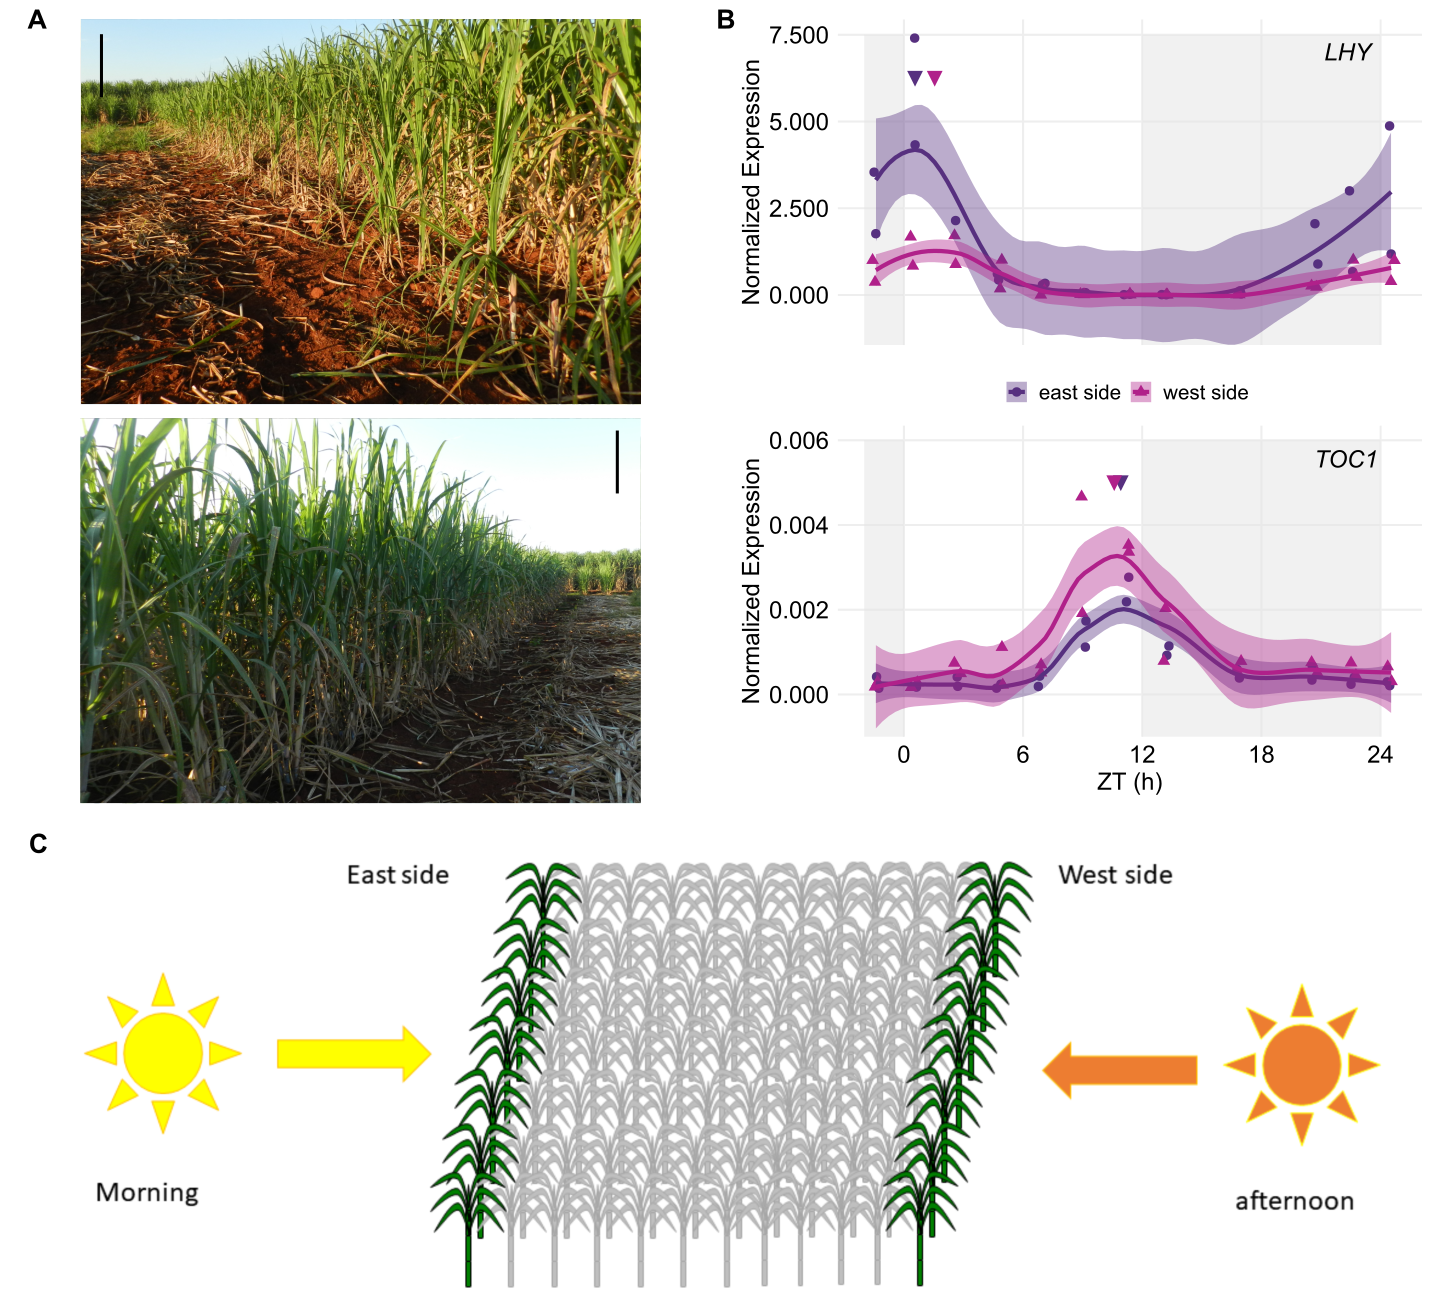

Source code (R):
library(ggplot2)
library(scales)
library(reshape2)
library(cowplot)
theme_set(theme_minimal_grid())
library(png)
library(grid)
library(RColorBrewer)
library(magick)


#export 1400 x 1400

C5_line = "solid"
C6_line = "solid"

#purple
C5 <- "#573280"
C6 <- "#b0228c"

#Figure5A
photo_east <- cowplot::ggdraw() + cowplot::draw_image("Figure5_photo_east.png", scale = 0.9)
photo_west <- cowplot::ggdraw() + cowplot::draw_image("Figure5_photo_west.png", scale = 0.9)


#Figure5B_LHY
EW_LHY_timecourses <- read.csv("Figure5_EW_LHY.txt", sep="\t")
EW_LHY <- ggplot(data=EW_LHY_timecourses, aes(x=CT, y=LHY, group=Campo, linetype=Campo)) +
  annotate("rect", xmin = -2, xmax = 0, ymin = -1.45, ymax = 7.5, alpha = .5, fill = "#e3e3e3")+
  annotate("rect", xmin = 12, xmax = 24, ymin = -1.45, ymax = 7.5, alpha = .5, fill = "#e3e3e3")+
  geom_jitter(aes(col=Campo, shape = Campo),position=position_jitter(0.2), size = 3) +
  stat_smooth(aes(group = Campo, colour = Campo, fill=Campo, outfit=fit2<<-..y..),method="loess",  span = 0.5, size = 1.5)+
  scale_colour_manual(values=c(C5, C6))+
  scale_fill_manual(values=c(C5, C6))+
  scale_linetype_manual(values=c(C5_line, C6_line)) +
  annotate("text", x = 0.56, y = 6.25, label = "\u25bc", size = 6, colour=C5)+
  annotate("text", x = 1.55, y = 6.25, label = "\u25bc", size = 6, colour=C6)+
  annotate("text", x = 21, y = 7.125, label = "italic(LHY)", size = 6, parse=TRUE)+
  scale_x_continuous(breaks=seq(0,24,6), name="ZT (h)", limits=c(-2, 24.75))+
  scale_y_continuous(breaks=seq(0,7.5,2.5), name="Normalized Expression", limits=c(-1.45,7.5), labels = scales::number_format(accuracy = 0.001), expand = expansion(mult = c(0, 0.05)))+
  theme(panel.grid.major = element_line(colour = "#efefef", size = 0.75), 
        text = element_text(size=18), 
        axis.ticks = element_blank(),
        axis.line = element_blank(),
        #axis.text.x = element_text(size=18),
        axis.text.x = element_blank(),
        axis.title.x = element_blank(),
        axis.text.y = element_text(size=18),
        #axis.text.y = element_blank(),
        #axis.title.y = element_blank(),
        legend.position = "bottom",
        legend.title = element_blank()
  )
EW_LHY

#method to identify the peak and though of the smoothed fit in C3
fit2 <- data.frame(fit2)
fit3 <- fit2[1:80, ]
fit4 <- fit2[81:160, ]
fit5 <- cbind(fit3, fit4)
fit5 <- data.frame(fit5)
maxFS0 <- data.frame(which(fit5 == max(fit5$fit3), arr.ind=TRUE))
maxFS <- ((maxFS0$row-1)*25.95/79)-1.41
maxAS0 <- data.frame(which(fit5 == max(fit5$fit4), arr.ind=TRUE))
maxAS <- ((maxAS0$row-1)*25.95/79)-1.41
minFS0 <- data.frame(which(fit5 == min(fit5$fit3), arr.ind=TRUE))
minFS <- ((minFS0$row-1)*25.95/79)-1.41
minAS0 <- data.frame(which(fit5 == min(fit5$fit4), arr.ind=TRUE))
minAS <- ((minAS0$row-1)*25.95/79)-1.41
FinalMaxMin <- cbind(maxFS, minFS, maxAS, minAS)
FinalMaxMin


#Figure5B_TOC1
EW_TOC1_timecourses <- read.csv("Figure5_EW_TOC1.txt", sep="\t")
EW_TOC1 <- ggplot(data=EW_TOC1_timecourses, aes(x=CT, y=TOC1, group=Campo, linetype=Campo)) +
  annotate("rect", xmin = -2, xmax = 0, ymin = -0.001, ymax = 0.006, alpha = .5, fill = "#e3e3e3")+
  annotate("rect", xmin = 12, xmax = 24, ymin = -0.001, ymax = 0.006, alpha = .5, fill = "#e3e3e3")+
  geom_jitter(aes(col=Campo, shape = Campo),position=position_jitter(0.2), size = 3) +
  stat_smooth(aes(group = Campo, colour = Campo, fill=Campo, outfit=fit2<<-..y..),method="loess",  span = 0.5, size = 1.5)+
  scale_colour_manual(values=c(C5, C6))+
  scale_fill_manual(values=c(C5, C6))+
  scale_linetype_manual(values=c(C5_line, C6_line)) +
  annotate("text", x = 10.92, y = 0.005, label = "\u25bc", size = 6, colour=C5)+
  annotate("text", x = 10.59, y = 0.005, label = "\u25bc", size = 6, colour=C6)+
  annotate("text", x = 21, y = 0.0057, label = "italic(TOC1)", size = 6, parse=TRUE)+
  scale_x_continuous(breaks=seq(0,24,6), name="ZT (h)", limits=c(-2, 24.75))+
  scale_y_continuous(breaks=seq(0,0.006,0.002), name="Normalized Expression", limits=c(-0.001,0.006), labels = scales::number_format(accuracy = 0.001), expand = expansion(mult = c(0, 0.05)))+
  theme(panel.grid.major = element_line(colour = "#efefef", size = 0.75), 
        text = element_text(size=18), 
        axis.ticks = element_blank(),
        axis.line = element_blank(),
        axis.text.x = element_text(size=18),
        #axis.text.x = element_blank(),
        #axis.title.x = element_blank(),
        axis.text.y = element_text(size=18),
        #axis.text.y = element_blank(),
        #axis.title.y = element_blank(),
        legend.position = "none"
  )
EW_TOC1

#method to identify the peak and though of the smoothed fit in C3
fit2 <- data.frame(fit2)
fit3 <- fit2[1:80, ]
fit4 <- fit2[81:160, ]
fit5 <- cbind(fit3, fit4)
fit5 <- data.frame(fit5)
maxFS0 <- data.frame(which(fit5 == max(fit5$fit3), arr.ind=TRUE))
maxFS <- ((maxFS0$row-1)*25.95/79)-1.41
maxAS0 <- data.frame(which(fit5 == max(fit5$fit4), arr.ind=TRUE))
maxAS <- ((maxAS0$row-1)*25.95/79)-1.41
minFS0 <- data.frame(which(fit5 == min(fit5$fit3), arr.ind=TRUE))
minFS <- ((minFS0$row-1)*25.95/79)-1.41
minAS0 <- data.frame(which(fit5 == min(fit5$fit4), arr.ind=TRUE))
minAS <- ((minAS0$row-1)*25.95/79)-1.41
FinalMaxMin <- cbind(maxFS, minFS, maxAS, minAS)
FinalMaxMin


#Figure5C_cartoon
Ew_cartoon <- cowplot::ggdraw() + cowplot::draw_image("Figure5_cartoon.png", scale = 0.9)


panelA <- plot_grid(photo_east, photo_west, labels = c("A", ""), ncol = 1, align = "none", rel_widths = c(1, 1),rel_heights = c(1,1),label_size = 20)
panelA

panelB <- plot_grid(EW_LHY, EW_TOC1, labels = c("B", ""), ncol = 1, align = "none", rel_widths = c(1, 1),rel_heights = c(1,1),label_size = 20)
panelB

panelAB <- plot_grid(panelA, panelB, labels = c("", ""), ncol = 2, align = "none", rel_widths = c(1, 1),rel_heights = c(1,1),label_size = 20)
panelAB

panelABC <- plot_grid(panelAB, Ew_cartoon, labels = c("", "C"), ncol = 1, align = "none", rel_widths = c(1, 1),rel_heights = c(1,0.8),label_size = 20)
panelABC
